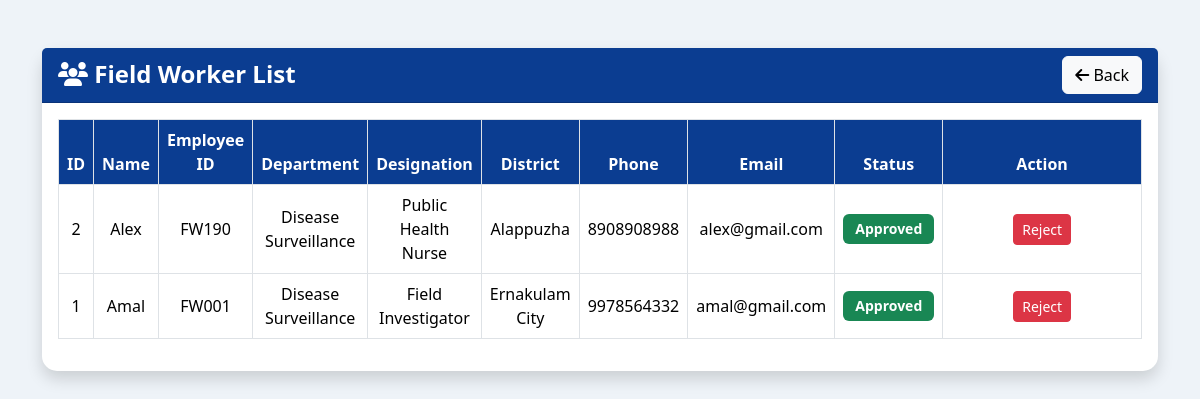
Screenshot of /worker_list/ with the database file from the repository.
### HelathApp/models.py (models this page shows, shortened)
class FieldWorker(models.Model):
    STATUS_CHOICES = (
        ("Pending", "Pending"),
        ("Approved", "Approved"),
        ("Rejected", "Rejected"),
    )
    GENDER = (
        ("Male", "Male"),
        ("Female", "Female"),
        ("Other", "Other"),
    )
    DISTRICTS = (
        ("Thiruvananthapuram","Thiruvananthapuram"),
        ("Kollam","Kollam"),
        ("Pathanamthitta","Pathanamthitta"),
        ("Alappuzha","Alappuzha"),
        ("Kottayam","Kottayam"),
        ("Idukki","Idukki"),
        ("Ernakulam","Ernakulam"),
        ("Thrissur","Thrissur"),
        ("Palakkad","Palakkad"),
        ("Malappuram","Malappuram"),
        ("Kozhikode","Kozhikode"),
        ("Wayanad","Wayanad"),
        ("Kannur","Kannur"),
        ("Kasaragod","Kasaragod"),
    )
    DEPARTMENT = (
        ("Disease Surveillance","Disease Surveillance"),
        ("Public Health","Public Health"),
        ("Immunization","Immunization"),
        ("Emergency Response","Emergency Response"),
        ("Health Education","Health Education"),
    )
    DESIGNATION = (
        ("Health Inspector","Health Inspector"),
        ("Junior Health Inspector","Junior Health Inspector"),
        ("Public Health Nurse","Public Health Nurse"),
        ("Field Investigator","Field Investigator"),
        ("Community Health Worker","Community Health Worker"),
    )
    full_name=models.CharField(max_length=100)
    gender=models.CharField(
        max_length=20,
        choices=GENDER
    )
    dob=models.DateField()
    phone=models.CharField(max_length=10)
    email=models.EmailField(unique=True)
    employee_id=models.CharField(
        max_length=30,
        unique=True
    )
    department=models.CharField(
        max_length=100,
        choices=DEPARTMENT
    )
    designation=models.CharField(
        max_length=100,
        choices=DESIGNATION
    )
    district=models.CharField(
        max_length=50,
        choices=DISTRICTS
    )
    region = models.ForeignKey(
        Region,
        on_delete=models.CASCADE,
        null=True,
        blank=True
    )
    panchayat=models.CharField(max_length=100)
    ward=models.CharField(max_length=30)
    qualification=models.CharField(max_length=100)
    experience=models.PositiveIntegerField()
    address=models.TextField()
    username=models.CharField(
        max_length=100,
        unique=True
    )
    password=models.CharField(max_length=100)
    status=models.CharField(
        max_length=20,
        choices=STATUS_CHOICES,
        default="Pending"
    )

### HelathApp/views.py (the view)
# urls.py: path("worker_list/",views.worker_list,name="worker_list"),
def worker_list(request):
    workers = FieldWorker.objects.all().order_by("-id")
    return render(
        request,
        "worker_list.html",
        {"workers": workers}
    )

### HelathApp/templates/worker_list.html (shortened to what this page needs)
<!DOCTYPE html>
<html lang="en">
<head>
<link href="https://cdn.jsdelivr.net/npm/bootstrap@5.3.3/dist/css/bootstrap.min.css" rel="stylesheet">
<link href="https://cdnjs.cloudflare.com/ajax/libs/font-awesome/6.5.2/css/all.min.css" rel="stylesheet">
</head>
<body>
<div class="container mt-5">
<div class="card shadow">
<div class="card-header d-flex justify-content-between">
<span>
<i class="fa-solid fa-users"></i>
Field Worker List
</span>
<a href="{% url 'adminhome' %}" class="btn btn-light">
<i class="fa-solid fa-arrow-left"></i>
Back
</a>
</div>
<div class="card-body table-responsive">
<table class="table table-bordered table-hover">
<thead>
<tr>
<th>ID</th>
<th>Name</th>
<th>Employee ID</th>
<th>Department</th>
<th>Designation</th>
<th>District</th>
<th>Phone</th>
<th>Email</th>
<th>Status</th>
<th width="220">Action</th>
</tr>
</thead>
<tbody>
{% for worker in workers %}
<tr>
<td>{{ worker.id }}</td>
<td>{{ worker.full_name }}</td>
<td>{{ worker.employee_id }}</td>
<td>{{ worker.department }}</td>
<td>{{ worker.designation }}</td>
<td>{{ worker.district }}</td>
<td>{{ worker.phone }}</td>
<td>{{ worker.email }}</td>
<td>
{% if worker.status == "Approved" %}
<span class="badge bg-success">
Approved
</span>
{% elif worker.status == "Rejected" %}
<span class="badge bg-danger">
Rejected
</span>
{% else %}
<span class="badge bg-warning text-dark">
Pending
</span>
{% endif %}
</td>
<td>
{% if worker.status == "Pending" %}
<a href="{% url 'approve_worker' worker.id %}"
class="btn btn-success btn-sm">
<i class="fa-solid fa-check"></i>
Approve
</a>
<a href="{% url 'reject_worker' worker.id %}"
class="btn btn-danger btn-sm">
<i class="fa-solid fa-times"></i>
Reject
</a>
{% elif worker.status == "Approved" %}
<a href="{% url 'reject_worker' worker.id %}"
class="btn btn-danger btn-sm">
Reject
</a>
{% else %}
<a href="{% url 'approve_worker' worker.id %}"
class="btn btn-success btn-sm">
Approve
</a>
{% endif %}
</td>
</tr>
{% empty %}
<tr>
<td colspan="10">
No Field Workers Found
</td>
</tr>
{% endfor %}
</tbody>
</table>
</div>
</div>
</div>
</body>
</html>

### HelathApp/templates/worker_list.html (style rules this page uses)
body { background:#eef3f8; }
.card { border:none; border-radius:15px; }
.card-header { background:#0B3D91; color:white; font-size:24px; font-weight:bold; }
.table th { background:#0B3D91; color:white; text-align:center; }
.table td { vertical-align:middle; text-align:center; }
.badge { font-size:14px; padding:8px 12px; }

### rows the page displays
FieldWorker: id "2", full_name "Alex", employee_id "FW190", department "Disease Surveillance", designation "Public Health Nurse", district "Alappuzha", phone "8908908988", email "alex@gmail.com", status "Approved"
FieldWorker: id "1", full_name "Amal", employee_id "FW001", department "Disease Surveillance", designation "Field Investigator", district "Ernakulam City", phone "9978564332", email "amal@gmail.com", status "Approved"
